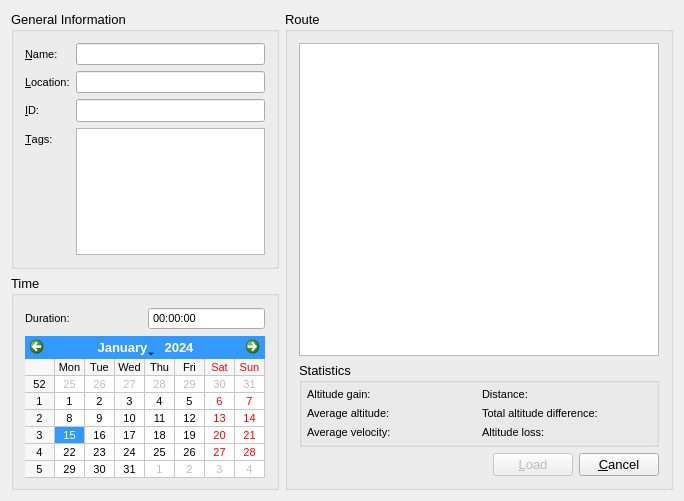
<?xml version="1.0" encoding="UTF-8"?>
<ui version="4.0">
 <class>MetadataDialogClass</class>
 <widget class="QDialog" name="MetadataDialogClass">
  <property name="geometry">
   <rect>
    <x>0</x>
    <y>0</y>
    <width>684</width>
    <height>501</height>
   </rect>
  </property>
  <property name="windowTitle">
   <string>Route Information</string>
  </property>
  <layout class="QHBoxLayout" name="horizontalLayout_3" stretch="1,5">
   <item>
    <layout class="QVBoxLayout" name="verticalLayout_2">
     <item>
      <widget class="QGroupBox" name="grpGeneral">
       <property name="font">
        <font>
         <pointsize>10</pointsize>
        </font>
       </property>
       <property name="title">
        <string>General Information</string>
       </property>
       <layout class="QHBoxLayout" name="horizontalLayout_4">
        <item>
         <layout class="QFormLayout" name="formLayout">
          <item row="0" column="0">
           <widget class="QLabel" name="lblName">
            <property name="font">
             <font>
              <pointsize>8</pointsize>
             </font>
            </property>
            <property name="text">
             <string>&amp;Name:</string>
            </property>
            <property name="buddy">
             <cstring>edtName</cstring>
            </property>
           </widget>
          </item>
          <item row="0" column="1">
           <widget class="QLineEdit" name="edtName">
            <property name="sizePolicy">
             <sizepolicy hsizetype="Preferred" vsizetype="Fixed">
              <horstretch>0</horstretch>
              <verstretch>0</verstretch>
             </sizepolicy>
            </property>
            <property name="font">
             <font>
              <pointsize>8</pointsize>
             </font>
            </property>
           </widget>
          </item>
          <item row="1" column="0">
           <widget class="QLabel" name="lblLocation">
            <property name="font">
             <font>
              <pointsize>8</pointsize>
             </font>
            </property>
            <property name="text">
             <string>&amp;Location:</string>
            </property>
            <property name="buddy">
             <cstring>edtLocation</cstring>
            </property>
           </widget>
          </item>
          <item row="1" column="1">
           <widget class="QLineEdit" name="edtLocation">
            <property name="sizePolicy">
             <sizepolicy hsizetype="Preferred" vsizetype="Fixed">
              <horstretch>0</horstretch>
              <verstretch>0</verstretch>
             </sizepolicy>
            </property>
            <property name="font">
             <font>
              <pointsize>8</pointsize>
             </font>
            </property>
           </widget>
          </item>
          <item row="2" column="0">
           <widget class="QLabel" name="label">
            <property name="font">
             <font>
              <pointsize>8</pointsize>
             </font>
            </property>
            <property name="text">
             <string>&amp;ID:</string>
            </property>
            <property name="buddy">
             <cstring>edtID</cstring>
            </property>
           </widget>
          </item>
          <item row="2" column="1">
           <widget class="QLineEdit" name="edtID">
            <property name="sizePolicy">
             <sizepolicy hsizetype="Preferred" vsizetype="Fixed">
              <horstretch>0</horstretch>
              <verstretch>0</verstretch>
             </sizepolicy>
            </property>
           </widget>
          </item>
          <item row="3" column="0">
           <widget class="QLabel" name="lblTags">
            <property name="font">
             <font>
              <pointsize>8</pointsize>
             </font>
            </property>
            <property name="text">
             <string>&amp;Tags:</string>
            </property>
            <property name="buddy">
             <cstring>edtTags</cstring>
            </property>
           </widget>
          </item>
          <item row="3" column="1">
           <widget class="QPlainTextEdit" name="edtTags">
            <property name="sizePolicy">
             <sizepolicy hsizetype="Maximum" vsizetype="Maximum">
              <horstretch>0</horstretch>
              <verstretch>0</verstretch>
             </sizepolicy>
            </property>
            <property name="maximumSize">
             <size>
              <width>200</width>
              <height>192</height>
             </size>
            </property>
            <property name="font">
             <font>
              <pointsize>8</pointsize>
             </font>
            </property>
            <property name="plainText">
             <string/>
            </property>
           </widget>
          </item>
         </layout>
        </item>
       </layout>
      </widget>
     </item>
     <item>
      <widget class="QGroupBox" name="grpTime">
       <property name="sizePolicy">
        <sizepolicy hsizetype="Preferred" vsizetype="Preferred">
         <horstretch>0</horstretch>
         <verstretch>0</verstretch>
        </sizepolicy>
       </property>
       <property name="font">
        <font>
         <pointsize>10</pointsize>
        </font>
       </property>
       <property name="title">
        <string>Time</string>
       </property>
       <layout class="QHBoxLayout" name="horizontalLayout_5">
        <property name="bottomMargin">
         <number>9</number>
        </property>
        <item>
         <layout class="QGridLayout" name="gridLayout">
          <item row="0" column="0">
           <widget class="QLabel" name="lblDuration">
            <property name="font">
             <font>
              <pointsize>8</pointsize>
             </font>
            </property>
            <property name="text">
             <string>Duration:</string>
            </property>
           </widget>
          </item>
          <item row="0" column="1">
           <widget class="QTimeEdit" name="tedtDuration">
            <property name="sizePolicy">
             <sizepolicy hsizetype="Preferred" vsizetype="Fixed">
              <horstretch>0</horstretch>
              <verstretch>0</verstretch>
             </sizepolicy>
            </property>
            <property name="font">
             <font>
              <pointsize>8</pointsize>
             </font>
            </property>
            <property name="readOnly">
             <bool>true</bool>
            </property>
            <property name="buttonSymbols">
             <enum>QAbstractSpinBox::NoButtons</enum>
            </property>
            <property name="displayFormat">
             <string notr="true">hh:mm:ss</string>
            </property>
           </widget>
          </item>
          <item row="1" column="0" colspan="2">
           <widget class="QCalendarWidget" name="calDate">
            <property name="palette">
             <palette>
              <active>
               <colorrole role="Highlight">
                <brush brushstyle="SolidPattern">
                 <color alpha="255">
                  <red>51</red>
                  <green>153</green>
                  <blue>255</blue>
                 </color>
                </brush>
               </colorrole>
               <colorrole role="HighlightedText">
                <brush brushstyle="SolidPattern">
                 <color alpha="255">
                  <red>255</red>
                  <green>255</green>
                  <blue>255</blue>
                 </color>
                </brush>
               </colorrole>
              </active>
              <inactive>
               <colorrole role="Highlight">
                <brush brushstyle="SolidPattern">
                 <color alpha="255">
                  <red>51</red>
                  <green>153</green>
                  <blue>255</blue>
                 </color>
                </brush>
               </colorrole>
               <colorrole role="HighlightedText">
                <brush brushstyle="SolidPattern">
                 <color alpha="255">
                  <red>255</red>
                  <green>255</green>
                  <blue>255</blue>
                 </color>
                </brush>
               </colorrole>
              </inactive>
              <disabled>
               <colorrole role="Highlight">
                <brush brushstyle="SolidPattern">
                 <color alpha="255">
                  <red>51</red>
                  <green>153</green>
                  <blue>255</blue>
                 </color>
                </brush>
               </colorrole>
               <colorrole role="HighlightedText">
                <brush brushstyle="SolidPattern">
                 <color alpha="255">
                  <red>255</red>
                  <green>255</green>
                  <blue>255</blue>
                 </color>
                </brush>
               </colorrole>
              </disabled>
             </palette>
            </property>
            <property name="font">
             <font>
              <pointsize>8</pointsize>
             </font>
            </property>
            <property name="firstDayOfWeek">
             <enum>Qt::Monday</enum>
            </property>
            <property name="gridVisible">
             <bool>true</bool>
            </property>
            <property name="selectionMode">
             <enum>QCalendarWidget::NoSelection</enum>
            </property>
            <property name="horizontalHeaderFormat">
             <enum>QCalendarWidget::ShortDayNames</enum>
            </property>
            <property name="verticalHeaderFormat">
             <enum>QCalendarWidget::ISOWeekNumbers</enum>
            </property>
            <property name="dateEditEnabled">
             <bool>false</bool>
            </property>
           </widget>
          </item>
         </layout>
        </item>
       </layout>
      </widget>
     </item>
    </layout>
   </item>
   <item>
    <layout class="QVBoxLayout" name="verticalLayout_3">
     <item>
      <widget class="QGroupBox" name="grpVisual">
       <property name="sizePolicy">
        <sizepolicy hsizetype="Preferred" vsizetype="Preferred">
         <horstretch>0</horstretch>
         <verstretch>0</verstretch>
        </sizepolicy>
       </property>
       <property name="font">
        <font>
         <pointsize>10</pointsize>
        </font>
       </property>
       <property name="title">
        <string>Route</string>
       </property>
       <layout class="QVBoxLayout" name="verticalLayout_5">
        <item>
         <layout class="QHBoxLayout" name="horizontalLayout_2">
          <item>
           <widget class="MapView" name="graphRoute">
            <property name="sizePolicy">
             <sizepolicy hsizetype="Expanding" vsizetype="Expanding">
              <horstretch>0</horstretch>
              <verstretch>0</verstretch>
             </sizepolicy>
            </property>
            <property name="minimumSize">
             <size>
              <width>300</width>
              <height>300</height>
             </size>
            </property>
            <property name="verticalScrollBarPolicy">
             <enum>Qt::ScrollBarAlwaysOff</enum>
            </property>
            <property name="horizontalScrollBarPolicy">
             <enum>Qt::ScrollBarAlwaysOff</enum>
            </property>
            <property name="interactive">
             <bool>false</bool>
            </property>
            <property name="renderHints">
             <set>QPainter::Antialiasing|QPainter::HighQualityAntialiasing|QPainter::TextAntialiasing</set>
            </property>
           </widget>
          </item>
         </layout>
        </item>
        <item>
         <widget class="QGroupBox" name="groupBox">
          <property name="font">
           <font>
            <pointsize>10</pointsize>
           </font>
          </property>
          <property name="title">
           <string>Statistics</string>
          </property>
          <layout class="QHBoxLayout" name="horizontalLayout_7">
           <property name="margin">
            <number>0</number>
           </property>
           <item>
            <layout class="QHBoxLayout" name="horizontalLayout_6">
             <property name="margin">
              <number>5</number>
             </property>
             <item>
              <layout class="QVBoxLayout" name="verticalLayout_6">
               <item>
                <widget class="QLabel" name="lblAltitudeGain">
                 <property name="font">
                  <font>
                   <pointsize>8</pointsize>
                  </font>
                 </property>
                 <property name="text">
                  <string>Altitude gain:</string>
                 </property>
                </widget>
               </item>
               <item>
                <widget class="QLabel" name="lblAvgAltitude">
                 <property name="font">
                  <font>
                   <pointsize>8</pointsize>
                  </font>
                 </property>
                 <property name="text">
                  <string>Average altitude:</string>
                 </property>
                </widget>
               </item>
               <item>
                <widget class="QLabel" name="lblAvgVelocity">
                 <property name="font">
                  <font>
                   <pointsize>8</pointsize>
                  </font>
                 </property>
                 <property name="text">
                  <string>Average velocity:</string>
                 </property>
                </widget>
               </item>
              </layout>
             </item>
             <item>
              <layout class="QVBoxLayout" name="verticalLayout_4">
               <item>
                <widget class="QLabel" name="lblDistance">
                 <property name="font">
                  <font>
                   <pointsize>8</pointsize>
                  </font>
                 </property>
                 <property name="text">
                  <string>Distance:</string>
                 </property>
                </widget>
               </item>
               <item>
                <widget class="QLabel" name="lblTotalAltitudeDifference">
                 <property name="font">
                  <font>
                   <pointsize>8</pointsize>
                  </font>
                 </property>
                 <property name="text">
                  <string>Total altitude difference:</string>
                 </property>
                </widget>
               </item>
               <item>
                <widget class="QLabel" name="lblAltitudeLoss">
                 <property name="font">
                  <font>
                   <pointsize>8</pointsize>
                  </font>
                 </property>
                 <property name="text">
                  <string>Altitude loss:</string>
                 </property>
                </widget>
               </item>
              </layout>
             </item>
            </layout>
           </item>
          </layout>
         </widget>
        </item>
        <item>
         <layout class="QHBoxLayout" name="btnLayout">
          <item>
           <spacer name="horizontalSpacer">
            <property name="orientation">
             <enum>Qt::Horizontal</enum>
            </property>
            <property name="sizeHint" stdset="0">
             <size>
              <width>40</width>
              <height>20</height>
             </size>
            </property>
           </spacer>
          </item>
          <item>
           <widget class="QPushButton" name="OKButton">
            <property name="enabled">
             <bool>false</bool>
            </property>
            <property name="text">
             <string extracomment="Load the selected Route">&amp;Load</string>
            </property>
            <property name="default">
             <bool>true</bool>
            </property>
           </widget>
          </item>
          <item>
           <widget class="QPushButton" name="CancelButton">
            <property name="text">
             <string>&amp;Cancel</string>
            </property>
           </widget>
          </item>
         </layout>
        </item>
       </layout>
      </widget>
     </item>
    </layout>
   </item>
  </layout>
 </widget>
 <layoutdefault spacing="6" margin="11"/>
 <customwidgets>
  <customwidget>
   <class>MapView</class>
   <extends>QGraphicsView</extends>
   <header location="global">mapview.h</header>
  </customwidget>
 </customwidgets>
 <resources/>
 <connections/>
</ui>
